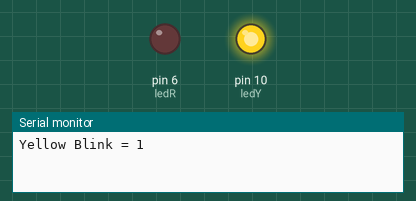
Bench run of a sketch on a simulated Arduino Uno, built with avr-gcc and run on an emulated ATmega328P. On the bench: output pins drawn as LEDs (lit = HIGH), the last lines printed to the serial monitor.

Above: at 0.3 s.
At 7.57 s:
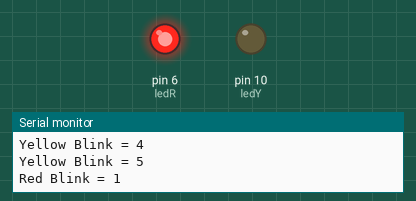
At 9.5 s:
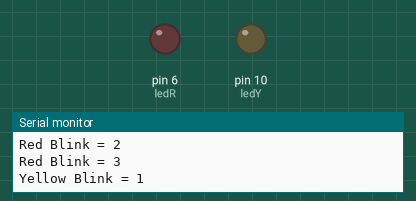
Timing chart, 0 to 10.9 s (numbered marks = the images above):
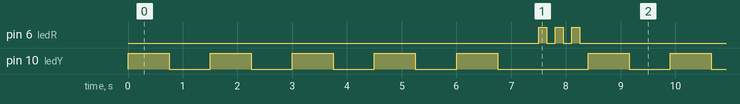

Measured:
- by itself, pin 6 (ledR): repeats every 8.4 s: 2 × (LOW 0.15 s, HIGH 0.15 s), LOW 7.7 s, HIGH 0.15 s
- by itself, pin 10 (ledY): repeats every 8.4 s: 4 × (LOW 0.75 s, HIGH 0.75 s), LOW 1.7 s, HIGH 0.75 s
- by itself, everything shown: repeats every 8.4 s, in 16 steps

The sketch:

McWhorter_15ForLoopLEDs.ino
```cpp
int ledR = 6;
int ledY = 10;
int redTime = 150;
int yelTime = 750;
int redBlnk = 3;
int yelBlnk = 5;
int j;
String redMess = "Red Blink = ";
String yelMess = "Yellow Blink = ";

void setup() {
  // put your setup code here, to run once:

  pinMode(ledR, OUTPUT);
  pinMode(ledY, OUTPUT);
  Serial.begin(9600);
}

void loop() {
  // put your main code here, to run repeatedly:
   for(j = 1; j <= yelBlnk; j = j + 1){
    Serial.print(yelMess);
    Serial.println(j);
  digitalWrite(ledY, HIGH);
  delay(yelTime);
  digitalWrite(ledY, LOW);
  delay(yelTime);
}

    for(j = 1;  j <= redBlnk; j = j + 1){
   Serial.print(redMess);
   Serial.println(j);
  digitalWrite(ledR, HIGH);
  delay(redTime);
  digitalWrite(ledR, LOW);
  delay(redTime);
  }

}
```
